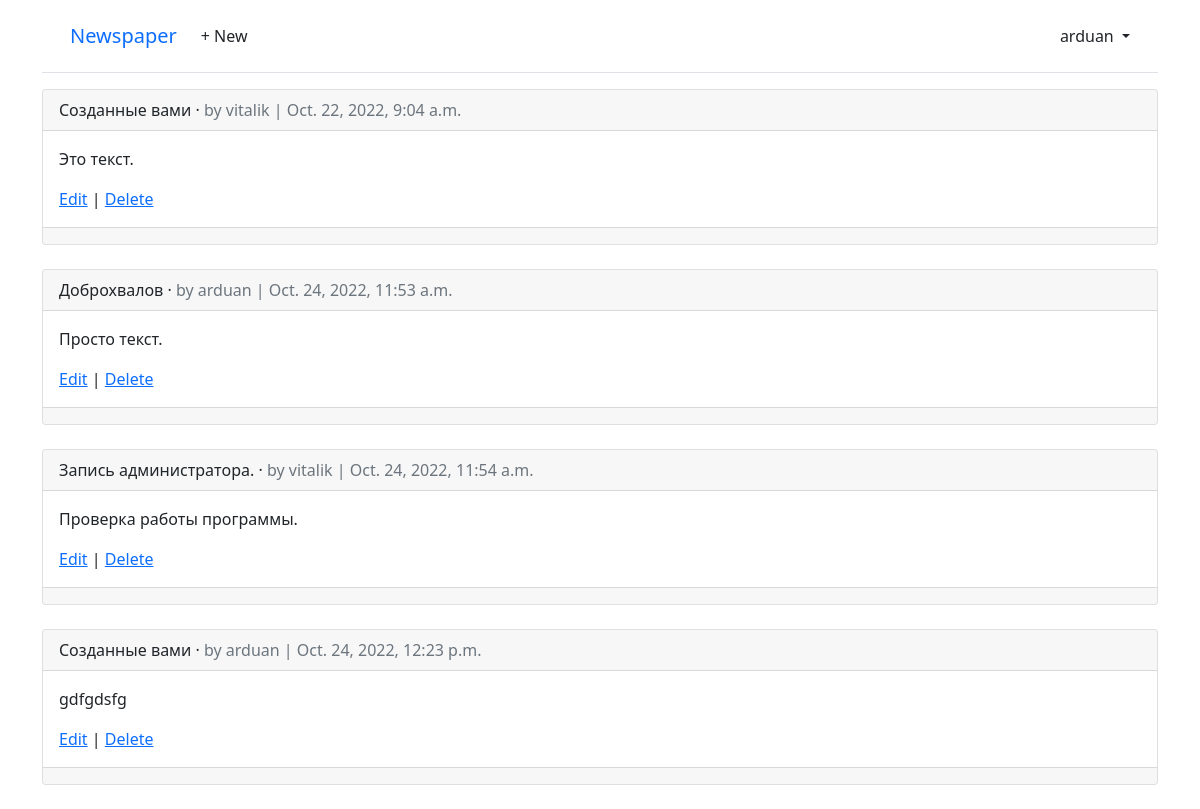
The page /articles/ (signed in) on the database as committed earlier.
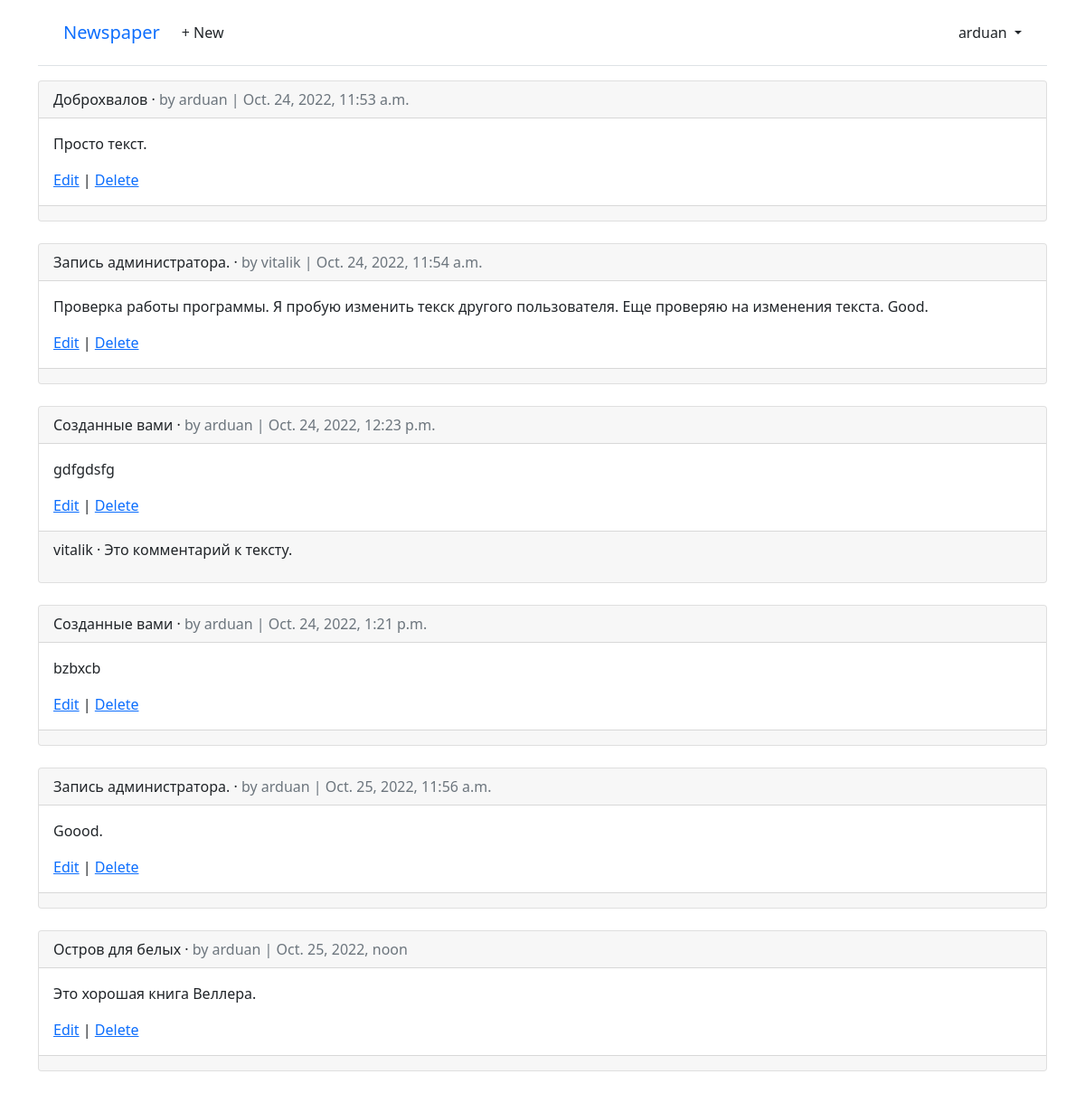
The same page on the database as committed later.
### users/models.py (models this page shows)
class CustomUser(AbstractUser):
    age = models.PositiveIntegerField(default=0)

### articles/models.py (models this page shows, shortened)
class Article(models.Model):
    title = models.CharField(max_length=255)
    body = models.TextField()
    date = models.DateTimeField(auto_now_add=True)
    author = models.ForeignKey(
        settings.AUTH_USER_MODEL,
        on_delete=models.CASCADE,
    )

class Comment(models.Model):  # new
    article = models.ForeignKey(Article, on_delete=models.CASCADE)
    comment = models.CharField(max_length=140)
    author = models.ForeignKey(
        settings.AUTH_USER_MODEL,
        on_delete=models.CASCADE,
    )
    def __str__(self):
        return self.comment

### articles/views.py (the view)
# urls.py: path("", ArticleListView.as_view(), name="article_list"),
class ArticleListView(LoginRequiredMixin, ListView):
    model = models.Article
    template_name = 'article_list.html'
    login_url = 'login'

### templates/article_list.html (shortened to what this page needs)
{% extends "base.html" %}
{% block content %}
  {% for article in article_list %}
    <div class="card">
      <div class="card-header">
        <span class="font-weight-bold">{{ article.title }}</span> &middot;
        <span class="text-muted">by {{ article.author }} |
        {{ article.date }}</span>
      </div>
      <div class="card-body">
        <p>{{ article.body }}</p>
        <a href="{% url 'article_edit' article.pk %}">Edit</a> |
        <a href="{% url 'article_delete' article.pk %}">Delete</a>
      </div>
      <div class="card-footer">
        {% for comment in article.comment_set.all %}
          <p>
            <span class="font-weight-bold">
              {{ comment.author }} &middot;
            </span>
            {{ comment }}
          </p>
        {% endfor %}
      </div>
    </div>
    <br />
  {% endfor %}
{% endblock content %}

### templates/base.html (shortened to what this page needs)
<!DOCTYPE html>
<html>
<head>
  <link href="https://cdn.jsdelivr.net/npm/bootstrap@5.1.3/dist/css/bootstrap.min.css" rel="stylesheet">
</head>
<body>
  <div class="container">
    <header class="p-3 mb-3 border-bottom">
      <div class="container">
        <div class="d-flex flex-wrap align-items-center justify-content-center
          justify-content-lg-start">
          <a class="navbar-brand" href="{% url 'home' %}">Newspaper</a>
          <ul class="nav col-12 col-lg-auto me-lg-auto mb-2 justify-content-center
            mb-md-0">
          {% if user.is_authenticated %}
            <li><a href="{% url 'article_new' %}" class="nav-link px-2 link-dark">+ New</a></li>
          </ul>
          <div class="dropdown text-end">
            <a href="#" class="d-block link-dark text-decoration-none dropdown-toggle"
              id="dropdownUser1" data-bs-toggle="dropdown" aria-expanded="false">
              {{ user.username }}
            </a>
          </div>
          {% else %}
          </ul>
          <div class="text-end">
            <a href="{% url 'login' %}" class="btn btn-outline-primary me-2">Log In</a>
            <a href="{% url 'signup' %}" class="btn btn-primary">Sign Up</a>
          </div>
          {% endif %}
        </div>
      </div>
    </header>
    <main>
      {% block content %}
      {% endblock content %}
    </main>
  </div>
</body>
</html>

Rows that differ between the two databases and show on the page:
removed Article: title "Созданные вами", author "vitalik", date "Oct. 22, 2022, 9:04 a.m.", body "Это текст."
changed Article "vitalik": body "Проверка работы программы." → "Проверка работы программы. Я пробую изменить текск другого пользователя. Еще проверяю на изменения текста. Good."
added Comment: author "vitalik", comment "Это комментарий к тексту.", shown under Article "Oct. 24, 2022, 12:23 p.m."
added Article: title "Созданные вами", author "arduan", date "Oct. 24, 2022, 1:21 p.m.", body "bzbxcb"
added Article: title "Запись администратора.", author "arduan", date "Oct. 25, 2022, 11:56 a.m.", body "Goood."
added Article: title "Остров для белых", author "arduan", date "Oct. 25, 2022, noon", body "Это хорошая книга Веллера."
